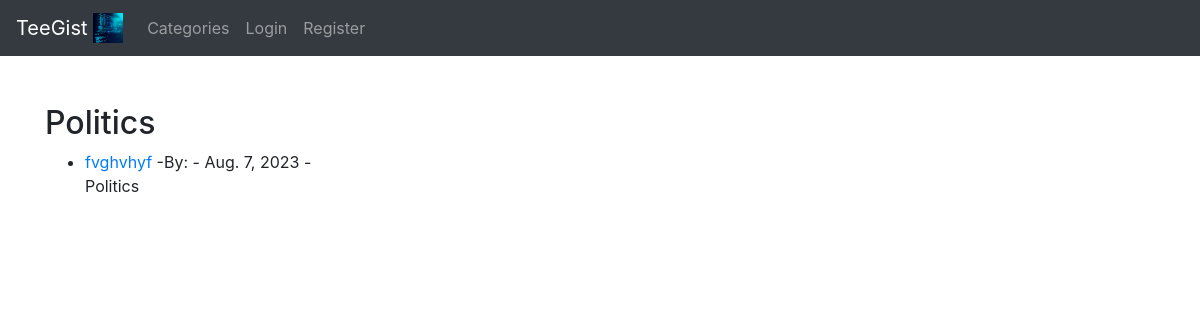
Before: /category/politics/ with the older database file.
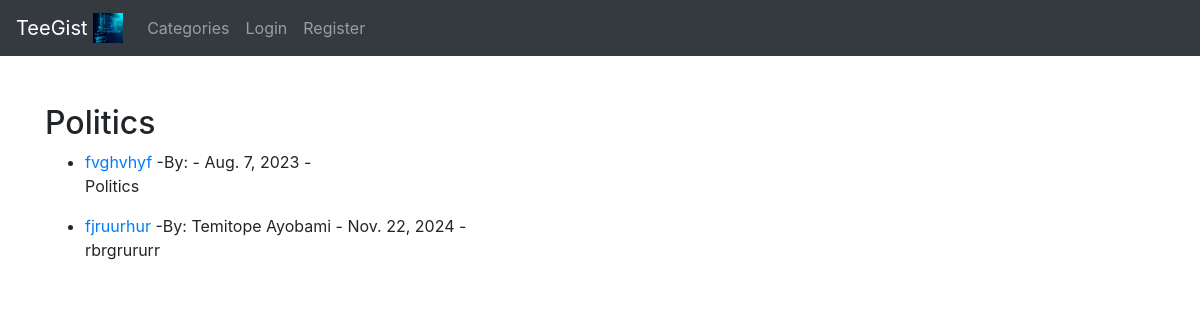
After: the same page with the newer database file.
### app_folder/models.py (models this page shows, shortened)
class Post(models.Model):
    title = models.CharField(max_length=250)
    upload_image = models.ImageField(null=True, blank=True, upload_to ='images/')
    title_tag = models.CharField(max_length=250, default='This is a blog Web App!')
    author = models.ForeignKey(User, on_delete=models.CASCADE)
    body = RichTextField(blank=True, null=True)
    posted_at = models.DateField(auto_now_add=True)
    category = models.CharField(max_length=255, default='Technology')
    snippet = models.CharField(max_length=255, default="Click to View Post")
    likes = models.ManyToManyField(User, related_name='blog_posts')

### app_folder/views.py (the view)
# urls.py: path('category/<str:cats>/', CategoryView, name = "category"),
def CategoryView(request, cats):
    category_menu = Post.objects.filter(category=cats.replace('-', ' '))
    return render(request, 'apps/categories.html', {'cats':cats.title().replace('-', ' '), 'category_posts':category_menu})

### app_folder/templates/apps/categories.html (shortened to what this page needs)
{% extends 'blogs/base.html' %}
{% block content %}
<br/>
 <br/>
{% if category_posts %}
        <h2> {{ cats }}   </h2>
        <ul>
            {% for post in category_posts %}
        <li> <a href = "{% url 'details' post.pk %}">{{ post.title }} </a>
            -By: {{ post.author.first_name }}
                {{ post.author.last_name }} -
            {{ post.posted_at }} -
        <br/>
        </li>
        {{ post.body|slice:":30"|safe }}
        {% endfor %}
</ul>
{% else %}
    Sorry this page doesn't exits
{% endif %}
{% endblock %}

Changed rows visible on the page:
added Post: title "fjruurhur", author.first_name "Temitope", author.last_name "Ayobami", posted_at "Nov. 22, 2024", body "rbrgrururr"
